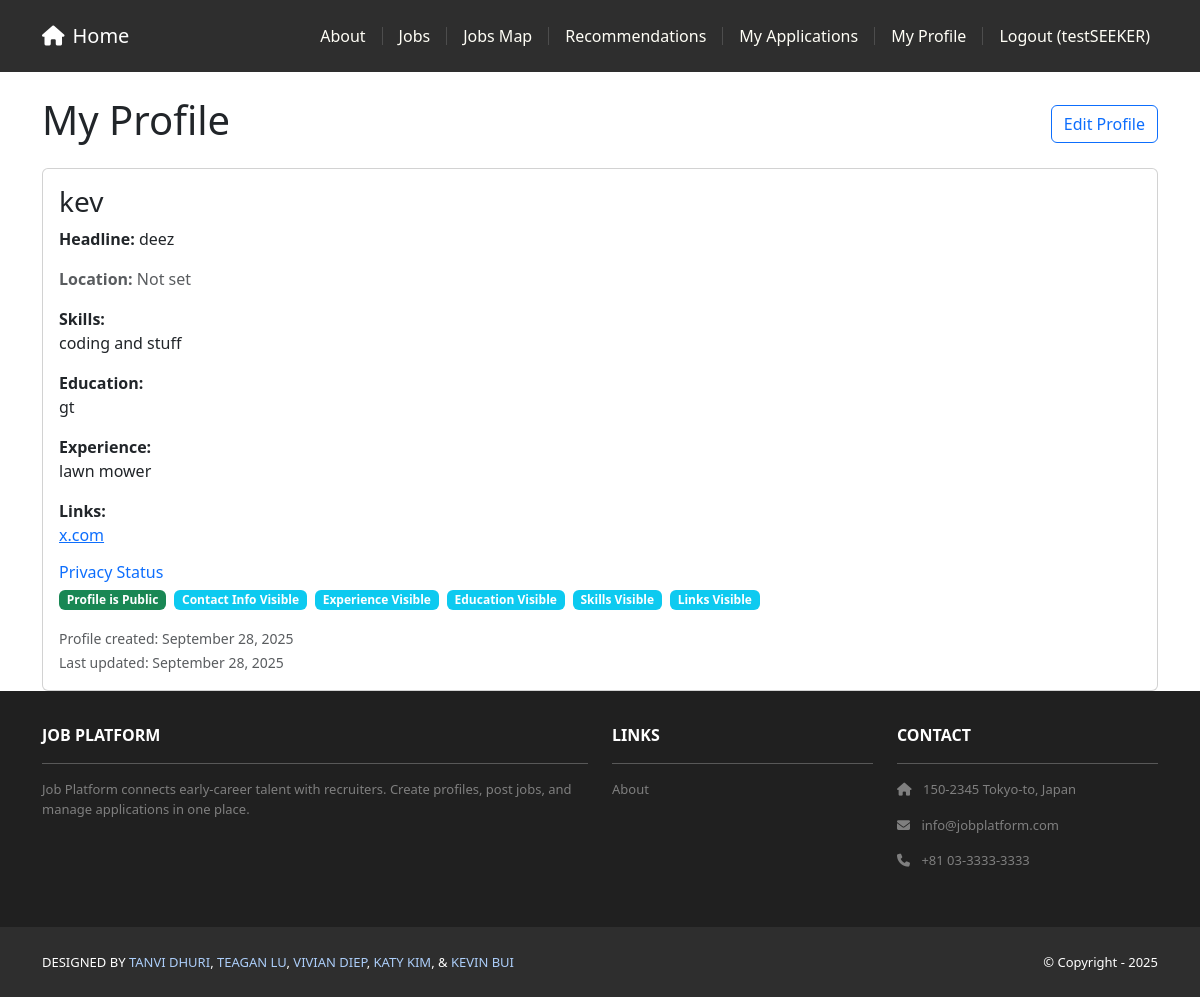
Page /profiles/view (signed in) on the earlier database version.
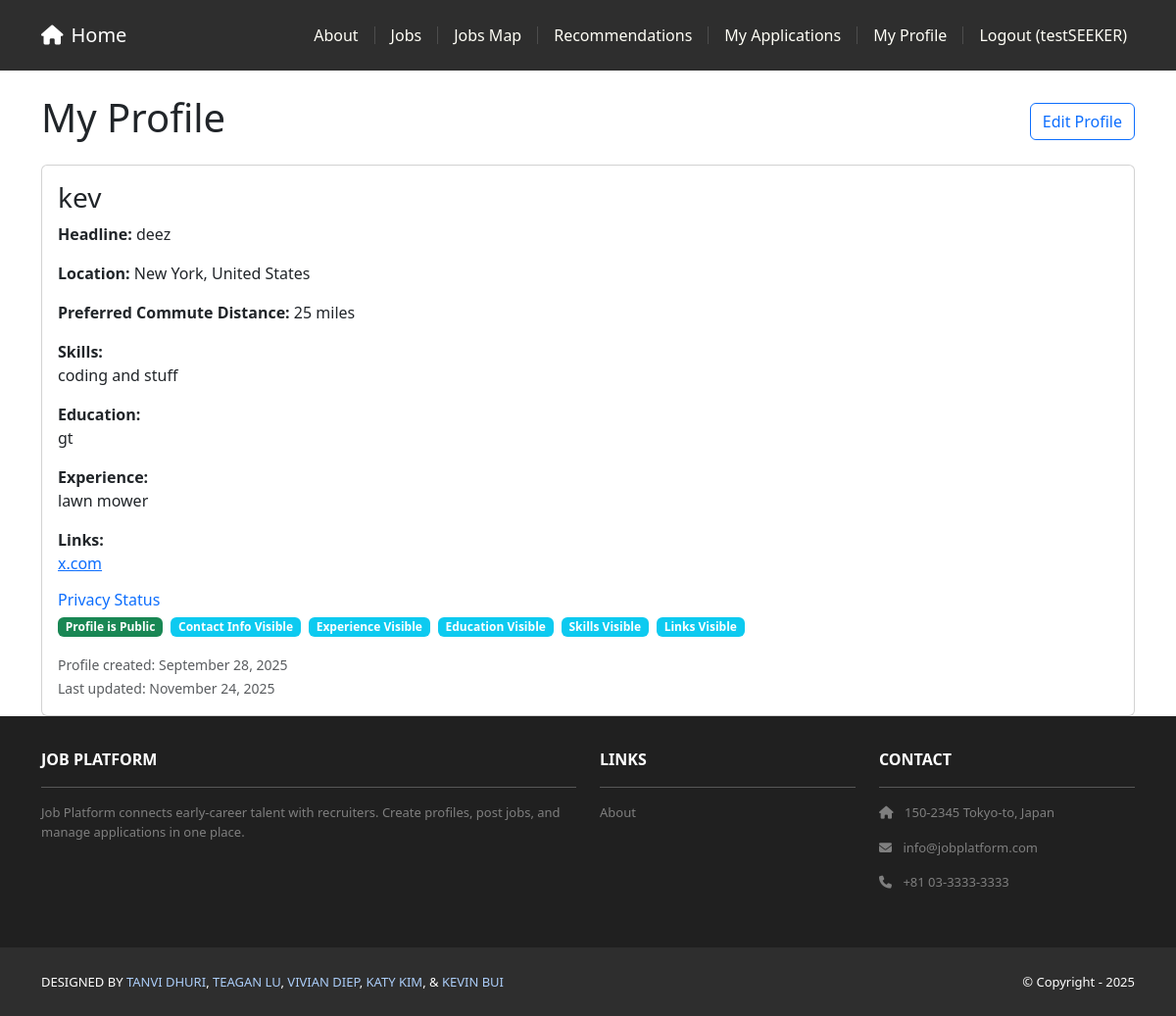
Same page on the later database version.
### profiles/models.py (models this page shows, shortened)
class Profile(models.Model):
	user = models.OneToOneField(settings.AUTH_USER_MODEL, on_delete=models.CASCADE, related_name='profile')
	name = models.CharField(max_length=150)
	headline = models.CharField(max_length=150, blank=True)
	skills = models.TextField(blank=True)
	education = models.TextField(blank=True)
	experience = models.TextField(blank=True)
	links = models.TextField(blank=True, help_text='Any links (one per line)')
	is_public = models.BooleanField(default=True, help_text='Make your profile visible to recruiters')
	show_contact_info = models.BooleanField(default=True, help_text='Show contact information to recruiters')
	show_experience = models.BooleanField(default=True, help_text='Show work experience to recruiters')
	show_education = models.BooleanField(default=True, help_text='Show education to recruiters')
	show_skills = models.BooleanField(default=True, help_text='Show skills to recruiters')
	show_links = models.BooleanField(default=True, help_text='Show links to recruiters')
	preferred_location_lat = models.DecimalField(max_digits=9, decimal_places=6, null=True, blank=True, help_text='Latitude of preferred location')
	preferred_location_lng = models.DecimalField(max_digits=9, decimal_places=6, null=True, blank=True, help_text='Longitude of preferred location')
	preferred_location_address = models.CharField(max_length=255, blank=True, help_text='Address of preferred location')
	commute_radius = models.IntegerField(default=25, help_text='Preferred commute radius in miles')
	created_at = models.DateTimeField(auto_now_add=True)
	updated_at = models.DateTimeField(auto_now=True)

### profiles/views.py (the view)
# urls.py: path('view', views.detail, name='profiles.detail'),
@login_required
def detail(request):
    profile = get_object_or_404(Profile, user=request.user)
    context = {
        'template_data': {
            'profile': profile,
            'title': 'My Profile'
        }
    }
    return render(request, 'profiles/detail.html', context)

### accounts/templatetags/account_tags.py (called while the page is built)
@register.filter(name='has_group')
def has_group(user, group_name: str) -> bool:
    if not getattr(user, 'is_authenticated', False):
        return False
    return user.groups.filter(name=group_name).exists() or getattr(user, 'is_superuser', False)

### profiles/templates/profiles/detail.html
{% extends 'base.html' %}
{% block content %}
<div class="container mt-4">
  <div class="d-flex justify-content-between align-items-center mb-3">
    <h1>{{ template_data.title }}</h1>
    <a href="{% url 'profiles:profiles.edit' %}" class="btn btn-outline-primary">Edit Profile</a>
  </div>
  <div class="card mt-3">
    <div class="card-body">
      <h3>{{ template_data.profile.name }}</h3>
      {% if template_data.profile.headline %}
        <p><strong>Headline:</strong> {{ template_data.profile.headline }}</p>
      {% endif %}
      {% if template_data.profile.preferred_location_address and template_data.profile.preferred_location_address.strip %}
        <p><strong>Location:</strong> {{ template_data.profile.preferred_location_address }}</p>
        {% if template_data.profile.commute_radius %}
          <p><strong>Preferred Commute Distance:</strong> {{ template_data.profile.commute_radius }} miles</p>
        {% endif %}
      {% else %}
        <p class="text-muted"><strong>Location:</strong> Not set</p>
      {% endif %}
      {% if template_data.profile.skills %}
        <p><strong>Skills:</strong><br/>{{ template_data.profile.skills|linebreaksbr }}</p>
      {% endif %}
      {% if template_data.profile.education %}
        <p><strong>Education:</strong><br/>{{ template_data.profile.education|linebreaksbr }}</p>
      {% endif %}
      {% if template_data.profile.experience %}
        <p><strong>Experience:</strong><br/>{{ template_data.profile.experience|linebreaksbr }}</p>
      {% endif %}
      {% if template_data.profile.links %}
        <p><strong>Links:</strong><br/>{% for l in template_data.profile.links.splitlines %}<a href="{{ l }}" target="_blank">{{ l }}</a><br/>{% endfor %}</p>
      {% endif %}
      <div class="mt-3">
        <h6 class="text-primary">Privacy Status</h6>
        <div class="d-flex flex-wrap gap-2">
          {% if template_data.profile.is_public %}
            <span class="badge bg-success">Profile is Public</span>
          {% else %}
            <span class="badge bg-warning">Profile is Private</span>
          {% endif %}
          {% if template_data.profile.show_contact_info %}
            <span class="badge bg-info">Contact Info Visible</span>
          {% endif %}
          {% if template_data.profile.show_experience %}
            <span class="badge bg-info">Experience Visible</span>
          {% endif %}
          {% if template_data.profile.show_education %}
            <span class="badge bg-info">Education Visible</span>
          {% endif %}
          {% if template_data.profile.show_skills %}
            <span class="badge bg-info">Skills Visible</span>
          {% endif %}
          {% if template_data.profile.show_links %}
            <span class="badge bg-info">Links Visible</span>
          {% endif %}
        </div>
      </div>
      <div class="mt-3 text-muted">
        <small>Profile created: {{ template_data.profile.created_at|date:"F d, Y" }}</small>
        {% if template_data.profile.updated_at != template_data.profile.created_at %}
          <br><small>Last updated: {{ template_data.profile.updated_at|date:"F d, Y" }}</small>
        {% endif %}
      </div>
    </div>
  </div>
</div>
{% endblock content %}

Differences in the rows shown:
changed Profile "kev": preferred_location_address empty → "New York, United States" (drawn); profile.preferred_location_address (not shown) → "New York, United States"; profile.commute_radius (not shown) → "25"; profile.updated_at "September 28, 2025" → "November 24, 2025"
Other differences:
text no longer shown: "Not set"
text now shown: "Preferred Commute Distance: miles"
